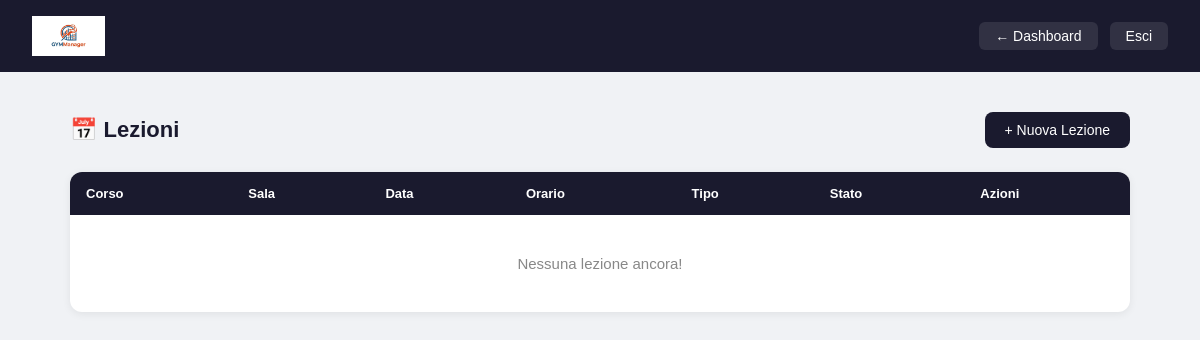
The app's page /palestra/pages/lezioni.php (signed in), older data.
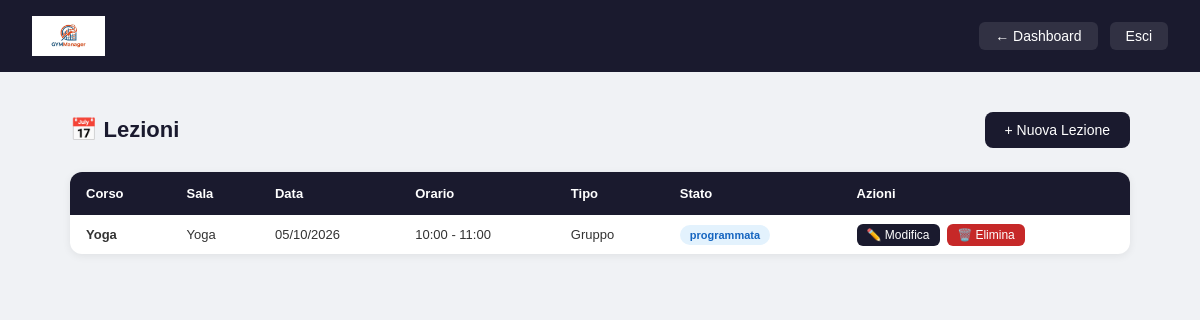
The same page, newer data.
### tables this page shows
CREATE TABLE `lezione` (
  `id_lezione` int(11) NOT NULL,
  `id_corso` int(11) NOT NULL,
  `id_sala` int(11) NOT NULL,
  `data` date NOT NULL,
  `ora_inizio` time NOT NULL,
  `ora_fine` time NOT NULL,
  `tipo_lezione` varchar(50) DEFAULT NULL,
  `note` text DEFAULT NULL,
  `stato` enum('programmata','in_corso','completata','annullata') NOT NULL DEFAULT 'programmata'
);

CREATE TABLE `corso` (
  `id_corso` int(11) NOT NULL,
  `nome` varchar(100) NOT NULL,
  `descrizione` text DEFAULT NULL,
  `livello` enum('principiante','intermedio','avanzato') NOT NULL,
  `durata_minuti` int(11) NOT NULL,
  `max_partecipanti` int(11) NOT NULL,
  `stato` enum('attivo','sospeso','terminato') NOT NULL DEFAULT 'attivo'
);

CREATE TABLE `sala` (
  `id_sala` int(11) NOT NULL,
  `nome` varchar(100) NOT NULL,
  `tipologia` varchar(50) DEFAULT NULL,
  `capienza_max` int(11) NOT NULL,
  `stato` enum('disponibile','in_manutenzione','chiusa') NOT NULL DEFAULT 'disponibile',
  `data_ultima_manutenzione` date DEFAULT NULL
);

### palestra/pages/lezioni.php (the view, shortened to what this page needs)
<?php
require_once "../config/db.php";
$lezioni = $pdo->query("
    SELECT L.id_lezione, L.data, L.ora_inizio, L.ora_fine,
           L.tipo_lezione, L.stato, L.note,
           C.nome AS corso, S.nome AS sala
    FROM LEZIONE L
    JOIN CORSO C ON L.id_corso = C.id_corso
    JOIN SALA S ON L.id_sala = S.id_sala
    ORDER BY L.data DESC, L.ora_inizio
")->fetchAll();
?>
<!DOCTYPE html>
<html lang="it">
<head>
</head>
<body>
<div class="navbar">
    <img src="../assets/logo.jpg" style="height:40px;">
    <div style="display:flex; gap:12px;">
        <a href="dashboard.php">← Dashboard</a>
        <a href="../logout.php">Esci</a>
    </div>
</div>
<div class="contenuto">
    <div class="intestazione">
        <h2>📅 Lezioni</h2>
        <a class="btn" href="nuova_lezione.php">+ Nuova Lezione</a>
    </div>
    <table>
        <thead>
            <tr>
                <th>Corso</th>
                <th>Sala</th>
                <th>Data</th>
                <th>Orario</th>
                <th>Tipo</th>
                <th>Stato</th>
                <th>Azioni</th>
            </tr>
        </thead>
        <tbody>
            <?php if(empty($lezioni)): ?>
            <tr>
                <td colspan="7" class="nessun-record">Nessuna lezione ancora!</td>
            </tr>
            <?php else: ?>
            <?php foreach($lezioni as $l): ?>
            <tr>
                <td><strong><?= htmlspecialchars($l['corso']) ?></strong></td>
                <td><?= htmlspecialchars($l['sala']) ?></td>
                <td><?= date('d/m/Y', strtotime($l['data'])) ?></td>
                <td><?= substr($l['ora_inizio'],0,5) ?> - <?= substr($l['ora_fine'],0,5) ?></td>
                <td><?= htmlspecialchars($l['tipo_lezione'] ?? '—') ?></td>
                <td>
                    <span class="badge <?= $l['stato'] ?>">
                        <?= $l['stato'] ?>
                    </span>
                </td>
                <td>
                    <a class="btn-modifica" href="modifica_lezione.php?id=<?= $l['id_lezione'] ?>">✏️ Modifica</a>
                    <a class="btn-elimina" href="elimina_lezione.php?id=<?= $l['id_lezione'] ?>" onclick="return confirm('Sei sicuro di voler eliminare questa lezione?')">🗑️ Elimina</a>
                </td>
            </tr>
            <?php endforeach; ?>
            <?php endif; ?>
        </tbody>
    </table>
</div>
</body>
</html>

Row changes from the older to the newer data that the page shows:
added lezione: id_corso.nome "Yoga", id_sala.nome "Yoga", data "05/10/2026", ora_inizio "10:00", ora_fine "11:00", tipo_lezione "Gruppo", stato "programmata"
Text that changed along with them:
text no longer shown: "Nessuna lezione ancora!"
